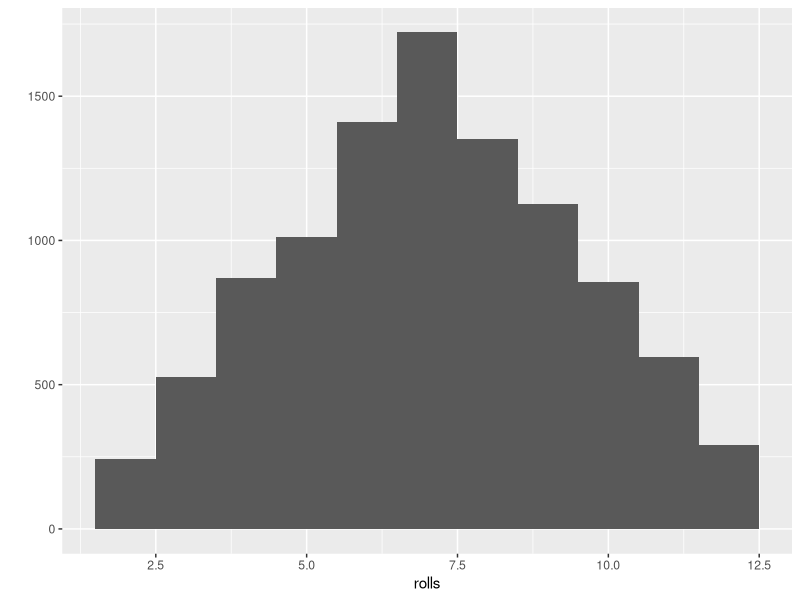
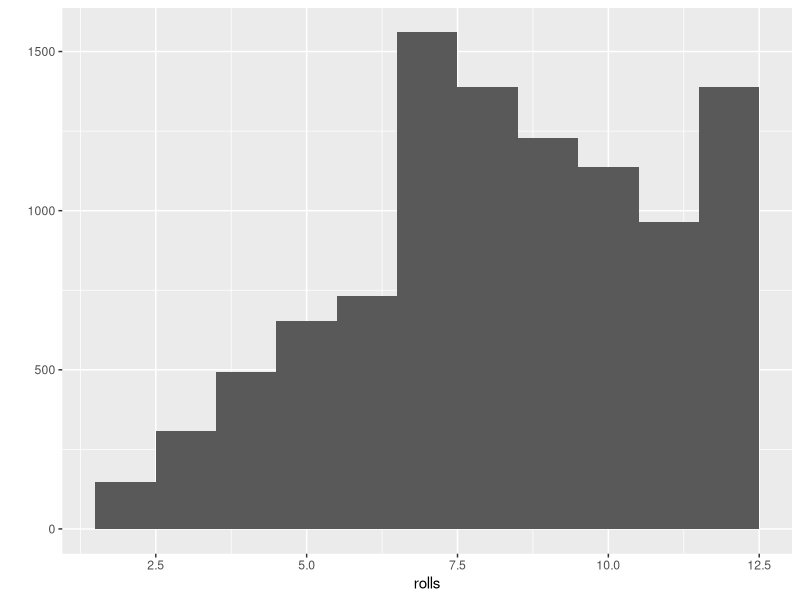

These figures' R source, in order:
## ---- chunk 1
roll <- function(){
  
  # create a die
  
  die <- 1:6
  
  # roll the dice by making use of sample. We roll two dice, therefore size has to be equal to 2
  # note that we need to set replace to TRUE because both dice should be able to show all possible
  # points
  
  dice <- sample(die, size = 2, replace = TRUE)
  
  # sum up the points of the two dice
  
  sum(dice)
  
}
## ---- chunk 2

rolls <- replicate(10000, roll())

# load library ggplot2. Note: you can load ggplot2 only if you have installed the package first:
# This can be done by typing install.packages(ggplot2) at the prompt of the R console or
# use the RStudio menues in the lower right panel.

library(ggplot2)

qplot(rolls, binwidth = 1)

## ---- chunk 3
roll_biased <- function(){
  
  # Construct die
  die <- 1:6
  
  # Roll biased or laded die by specifying the probabilities such that there is relatively
  # more mass on outcome 6.
  dice <- sample(die, size = 2, replace = TRUE, prob = c(1/8, 1/8, 1/8, 1/8, 1/8, 3/8))
  
  sum(dice)
}
## ---- chunk 4
rolls <- replicate(10000, roll_biased())

qplot(rolls, binwidth = 1)
## ---- chunk 5

# simulate 1000 oucomes with fair dice

rolls <- replicate(1000, roll())

# count the rolls where the outcome is 7.For these rolls you get 1.
# Since you pay 0.2 at each roll you spend your budget of 200
# over the course of the rolls. Your profit or loss computes as

sum(rolls == 7) - 200

## ---- chunk 6
sum(rolls == 7)/length(rolls)
## ---- chunk 7

sum(rolls == 7) - 160
